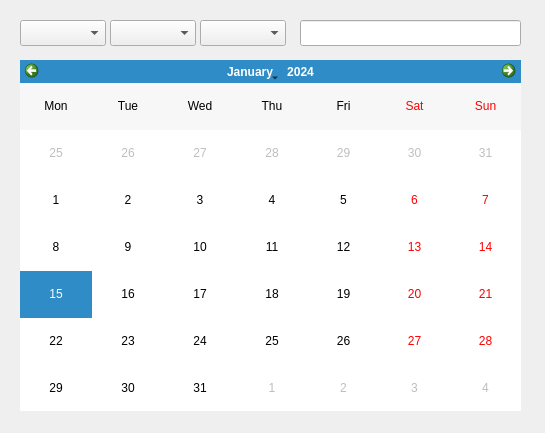
<?xml version="1.0" encoding="UTF-8"?>
<ui version="4.0">
 <class>Dialog</class>
 <widget class="QDialog" name="Dialog">
  <property name="geometry">
   <rect>
    <x>0</x>
    <y>0</y>
    <width>545</width>
    <height>433</height>
   </rect>
  </property>
  <property name="windowTitle">
   <string>Dialog</string>
  </property>
  <widget class="QComboBox" name="comboBox">
   <property name="geometry">
    <rect>
     <x>20</x>
     <y>20</y>
     <width>86</width>
     <height>26</height>
    </rect>
   </property>
  </widget>
  <widget class="QComboBox" name="comboBox_2">
   <property name="geometry">
    <rect>
     <x>110</x>
     <y>20</y>
     <width>86</width>
     <height>26</height>
    </rect>
   </property>
  </widget>
  <widget class="QComboBox" name="comboBox_3">
   <property name="geometry">
    <rect>
     <x>200</x>
     <y>20</y>
     <width>86</width>
     <height>26</height>
    </rect>
   </property>
  </widget>
  <widget class="QCalendarWidget" name="calendarWidget">
   <property name="geometry">
    <rect>
     <x>20</x>
     <y>60</y>
     <width>501</width>
     <height>351</height>
    </rect>
   </property>
   <property name="verticalHeaderFormat">
    <enum>QCalendarWidget::NoVerticalHeader</enum>
   </property>
  </widget>
  <widget class="QLineEdit" name="lineEdit">
   <property name="geometry">
    <rect>
     <x>300</x>
     <y>20</y>
     <width>221</width>
     <height>26</height>
    </rect>
   </property>
  </widget>
 </widget>
 <resources/>
 <connections/>
</ui>
